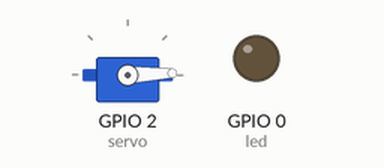
Bench run of a sketch on a simulated ESP8266 (NodeMCU). Parts: servo, output pins drawn as LEDs (lit = HIGH). What the sketch prints to the serial monitor is not drawn.

Above: at 0.05 s.
At 1.75 s:
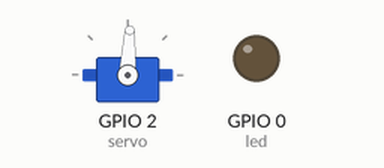
At 3.45 s:
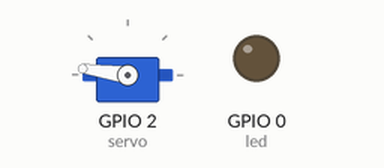
At 6.9 s:
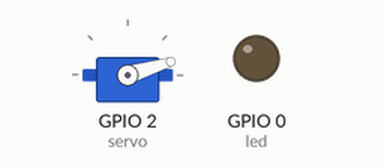
Timing chart, 0 to 9.4 s (numbered marks = the images above):
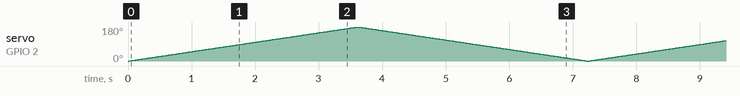

The sketch:

servo.ino
```cpp
#include <ESP8266WiFi.h>
#include <Servo.h>

#define led 0
#define servo 2

Servo srv;

void setup() {
  srv.attach(servo);
  pinMode(led, OUTPUT);

  Serial.begin(115200);
  Serial.println("start");
}

void loop() {
int i=0;
for(i=0; i<=180; i+=1){
  srv.write(i);
  delay(20);
}
for(i=180; i>=0; i-=1){
  srv.write(i);
  delay(20);
}

}
```
